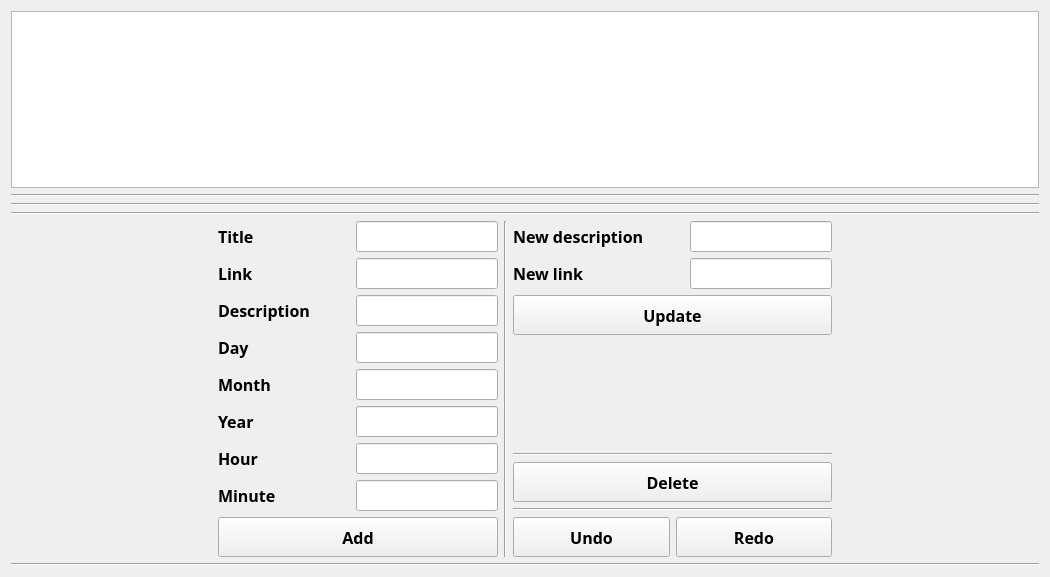
<?xml version="1.0" encoding="UTF-8"?>
<ui version="4.0">
 <class>Admin</class>
 <widget class="QWidget" name="Admin">
  <property name="geometry">
   <rect>
    <x>0</x>
    <y>0</y>
    <width>1050</width>
    <height>577</height>
   </rect>
  </property>
  <property name="sizePolicy">
   <sizepolicy hsizetype="Preferred" vsizetype="Preferred">
    <horstretch>0</horstretch>
    <verstretch>0</verstretch>
   </sizepolicy>
  </property>
  <property name="minimumSize">
   <size>
    <width>1050</width>
    <height>0</height>
   </size>
  </property>
  <property name="windowTitle">
   <string>Admin</string>
  </property>
  <layout class="QVBoxLayout" name="verticalLayout_4">
   <item>
    <widget class="QTableView" name="tableView">
     <property name="minimumSize">
      <size>
       <width>1000</width>
       <height>0</height>
      </size>
     </property>
     <property name="font">
      <font>
       <family>Nunito</family>
       <pointsize>12</pointsize>
      </font>
     </property>
    </widget>
   </item>
   <item>
    <widget class="Line" name="line_6">
     <property name="orientation">
      <enum>Qt::Horizontal</enum>
     </property>
    </widget>
   </item>
   <item>
    <widget class="Line" name="line_5">
     <property name="orientation">
      <enum>Qt::Horizontal</enum>
     </property>
    </widget>
   </item>
   <item>
    <widget class="Line" name="line_4">
     <property name="orientation">
      <enum>Qt::Horizontal</enum>
     </property>
    </widget>
   </item>
   <item>
    <layout class="QHBoxLayout" name="horizontalLayout_12">
     <item>
      <spacer name="horizontalSpacer_2">
       <property name="orientation">
        <enum>Qt::Horizontal</enum>
       </property>
       <property name="sizeHint" stdset="0">
        <size>
         <width>100</width>
         <height>20</height>
        </size>
       </property>
      </spacer>
     </item>
     <item>
      <layout class="QVBoxLayout" name="verticalLayout">
       <item>
        <layout class="QHBoxLayout" name="horizontalLayout">
         <item>
          <widget class="QLabel" name="label">
           <property name="font">
            <font>
             <family>Nunito</family>
             <pointsize>12</pointsize>
             <bold>true</bold>
            </font>
           </property>
           <property name="text">
            <string>Title</string>
           </property>
          </widget>
         </item>
         <item>
          <spacer name="horizontalSpacer_3">
           <property name="orientation">
            <enum>Qt::Horizontal</enum>
           </property>
           <property name="sizeHint" stdset="0">
            <size>
             <width>40</width>
             <height>20</height>
            </size>
           </property>
          </spacer>
         </item>
         <item>
          <widget class="QLineEdit" name="addTitleLineEdit">
           <property name="minimumSize">
            <size>
             <width>0</width>
             <height>0</height>
            </size>
           </property>
           <property name="font">
            <font>
             <family>Nunito</family>
             <pointsize>12</pointsize>
            </font>
           </property>
          </widget>
         </item>
        </layout>
       </item>
       <item>
        <layout class="QHBoxLayout" name="horizontalLayout_3">
         <item>
          <widget class="QLabel" name="label_3">
           <property name="font">
            <font>
             <family>Nunito</family>
             <pointsize>12</pointsize>
             <bold>true</bold>
            </font>
           </property>
           <property name="text">
            <string>Link</string>
           </property>
          </widget>
         </item>
         <item>
          <spacer name="horizontalSpacer_4">
           <property name="orientation">
            <enum>Qt::Horizontal</enum>
           </property>
           <property name="sizeHint" stdset="0">
            <size>
             <width>40</width>
             <height>20</height>
            </size>
           </property>
          </spacer>
         </item>
         <item>
          <widget class="QLineEdit" name="addLinkLineEdit">
           <property name="minimumSize">
            <size>
             <width>0</width>
             <height>0</height>
            </size>
           </property>
           <property name="font">
            <font>
             <family>Nunito</family>
             <pointsize>12</pointsize>
            </font>
           </property>
          </widget>
         </item>
        </layout>
       </item>
       <item>
        <layout class="QHBoxLayout" name="horizontalLayout_2">
         <item>
          <widget class="QLabel" name="label_2">
           <property name="font">
            <font>
             <family>Nunito</family>
             <pointsize>12</pointsize>
             <bold>true</bold>
            </font>
           </property>
           <property name="text">
            <string>Description</string>
           </property>
          </widget>
         </item>
         <item>
          <spacer name="horizontalSpacer_5">
           <property name="orientation">
            <enum>Qt::Horizontal</enum>
           </property>
           <property name="sizeHint" stdset="0">
            <size>
             <width>40</width>
             <height>20</height>
            </size>
           </property>
          </spacer>
         </item>
         <item>
          <widget class="QLineEdit" name="addDescriptionLineEdit">
           <property name="minimumSize">
            <size>
             <width>0</width>
             <height>0</height>
            </size>
           </property>
           <property name="font">
            <font>
             <family>Nunito</family>
             <pointsize>12</pointsize>
            </font>
           </property>
          </widget>
         </item>
        </layout>
       </item>
       <item>
        <layout class="QHBoxLayout" name="horizontalLayout_5">
         <item>
          <widget class="QLabel" name="label_5">
           <property name="font">
            <font>
             <family>Nunito</family>
             <pointsize>12</pointsize>
             <bold>true</bold>
            </font>
           </property>
           <property name="text">
            <string>Day</string>
           </property>
          </widget>
         </item>
         <item>
          <spacer name="horizontalSpacer_6">
           <property name="orientation">
            <enum>Qt::Horizontal</enum>
           </property>
           <property name="sizeHint" stdset="0">
            <size>
             <width>40</width>
             <height>20</height>
            </size>
           </property>
          </spacer>
         </item>
         <item>
          <widget class="QLineEdit" name="addDayLineEdit">
           <property name="minimumSize">
            <size>
             <width>0</width>
             <height>0</height>
            </size>
           </property>
           <property name="font">
            <font>
             <family>Nunito</family>
             <pointsize>12</pointsize>
            </font>
           </property>
           <property name="text">
            <string/>
           </property>
          </widget>
         </item>
        </layout>
       </item>
       <item>
        <layout class="QHBoxLayout" name="horizontalLayout_4">
         <item>
          <widget class="QLabel" name="label_4">
           <property name="font">
            <font>
             <family>Nunito</family>
             <pointsize>12</pointsize>
             <bold>true</bold>
            </font>
           </property>
           <property name="text">
            <string>Month</string>
           </property>
          </widget>
         </item>
         <item>
          <spacer name="horizontalSpacer_7">
           <property name="orientation">
            <enum>Qt::Horizontal</enum>
           </property>
           <property name="sizeHint" stdset="0">
            <size>
             <width>40</width>
             <height>20</height>
            </size>
           </property>
          </spacer>
         </item>
         <item>
          <widget class="QLineEdit" name="addMonthLineEdit">
           <property name="minimumSize">
            <size>
             <width>0</width>
             <height>0</height>
            </size>
           </property>
           <property name="font">
            <font>
             <family>Nunito</family>
             <pointsize>12</pointsize>
            </font>
           </property>
           <property name="text">
            <string/>
           </property>
          </widget>
         </item>
        </layout>
       </item>
       <item>
        <layout class="QHBoxLayout" name="horizontalLayout_6">
         <item>
          <widget class="QLabel" name="label_6">
           <property name="font">
            <font>
             <family>Nunito</family>
             <pointsize>12</pointsize>
             <bold>true</bold>
            </font>
           </property>
           <property name="text">
            <string>Year</string>
           </property>
          </widget>
         </item>
         <item>
          <spacer name="horizontalSpacer_8">
           <property name="orientation">
            <enum>Qt::Horizontal</enum>
           </property>
           <property name="sizeHint" stdset="0">
            <size>
             <width>40</width>
             <height>20</height>
            </size>
           </property>
          </spacer>
         </item>
         <item>
          <widget class="QLineEdit" name="addYearLineEdit">
           <property name="minimumSize">
            <size>
             <width>0</width>
             <height>0</height>
            </size>
           </property>
           <property name="font">
            <font>
             <family>Nunito</family>
             <pointsize>12</pointsize>
            </font>
           </property>
           <property name="text">
            <string/>
           </property>
          </widget>
         </item>
        </layout>
       </item>
       <item>
        <layout class="QHBoxLayout" name="horizontalLayout_8">
         <item>
          <widget class="QLabel" name="label_8">
           <property name="font">
            <font>
             <family>Nunito</family>
             <pointsize>12</pointsize>
             <bold>true</bold>
            </font>
           </property>
           <property name="text">
            <string>Hour</string>
           </property>
          </widget>
         </item>
         <item>
          <spacer name="horizontalSpacer_9">
           <property name="orientation">
            <enum>Qt::Horizontal</enum>
           </property>
           <property name="sizeHint" stdset="0">
            <size>
             <width>40</width>
             <height>20</height>
            </size>
           </property>
          </spacer>
         </item>
         <item>
          <widget class="QLineEdit" name="addHourLineEdit">
           <property name="minimumSize">
            <size>
             <width>0</width>
             <height>0</height>
            </size>
           </property>
           <property name="font">
            <font>
             <family>Nunito</family>
             <pointsize>12</pointsize>
            </font>
           </property>
           <property name="text">
            <string/>
           </property>
          </widget>
         </item>
        </layout>
       </item>
       <item>
        <layout class="QHBoxLayout" name="horizontalLayout_7">
         <item>
          <widget class="QLabel" name="label_7">
           <property name="font">
            <font>
             <family>Nunito</family>
             <pointsize>12</pointsize>
             <bold>true</bold>
            </font>
           </property>
           <property name="text">
            <string>Minute</string>
           </property>
          </widget>
         </item>
         <item>
          <spacer name="horizontalSpacer_10">
           <property name="orientation">
            <enum>Qt::Horizontal</enum>
           </property>
           <property name="sizeHint" stdset="0">
            <size>
             <width>40</width>
             <height>20</height>
            </size>
           </property>
          </spacer>
         </item>
         <item>
          <widget class="QLineEdit" name="addMinuteLineEdit">
           <property name="minimumSize">
            <size>
             <width>0</width>
             <height>0</height>
            </size>
           </property>
           <property name="font">
            <font>
             <family>Nunito</family>
             <pointsize>12</pointsize>
            </font>
           </property>
           <property name="text">
            <string/>
           </property>
          </widget>
         </item>
        </layout>
       </item>
       <item>
        <widget class="QPushButton" name="adminAddButton">
         <property name="minimumSize">
          <size>
           <width>0</width>
           <height>40</height>
          </size>
         </property>
         <property name="font">
          <font>
           <family>Nunito</family>
           <pointsize>12</pointsize>
           <bold>true</bold>
          </font>
         </property>
         <property name="text">
          <string>Add</string>
         </property>
        </widget>
       </item>
      </layout>
     </item>
     <item>
      <widget class="Line" name="line">
       <property name="orientation">
        <enum>Qt::Vertical</enum>
       </property>
      </widget>
     </item>
     <item>
      <layout class="QVBoxLayout" name="verticalLayout_3">
       <item>
        <layout class="QVBoxLayout" name="verticalLayout_2">
         <item>
          <layout class="QHBoxLayout" name="horizontalLayout_9">
           <item>
            <widget class="QLabel" name="label_9">
             <property name="font">
              <font>
               <family>Nunito</family>
               <pointsize>12</pointsize>
               <bold>true</bold>
              </font>
             </property>
             <property name="text">
              <string>New description</string>
             </property>
            </widget>
           </item>
           <item>
            <spacer name="horizontalSpacer_11">
             <property name="orientation">
              <enum>Qt::Horizontal</enum>
             </property>
             <property name="sizeHint" stdset="0">
              <size>
               <width>40</width>
               <height>20</height>
              </size>
             </property>
            </spacer>
           </item>
           <item>
            <widget class="QLineEdit" name="updateDescriptionLineEdit">
             <property name="minimumSize">
              <size>
               <width>0</width>
               <height>0</height>
              </size>
             </property>
             <property name="font">
              <font>
               <family>Nunito</family>
               <pointsize>12</pointsize>
              </font>
             </property>
            </widget>
           </item>
          </layout>
         </item>
         <item>
          <layout class="QHBoxLayout" name="horizontalLayout_10">
           <item>
            <widget class="QLabel" name="label_10">
             <property name="font">
              <font>
               <family>Nunito</family>
               <pointsize>12</pointsize>
               <bold>true</bold>
              </font>
             </property>
             <property name="text">
              <string>New link</string>
             </property>
            </widget>
           </item>
           <item>
            <spacer name="horizontalSpacer_12">
             <property name="orientation">
              <enum>Qt::Horizontal</enum>
             </property>
             <property name="sizeHint" stdset="0">
              <size>
               <width>40</width>
               <height>20</height>
              </size>
             </property>
            </spacer>
           </item>
           <item>
            <widget class="QLineEdit" name="updateLinkLineEdit">
             <property name="minimumSize">
              <size>
               <width>0</width>
               <height>0</height>
              </size>
             </property>
             <property name="font">
              <font>
               <family>Nunito</family>
               <pointsize>12</pointsize>
              </font>
             </property>
            </widget>
           </item>
          </layout>
         </item>
         <item>
          <widget class="QPushButton" name="adminUpdateButton">
           <property name="minimumSize">
            <size>
             <width>0</width>
             <height>40</height>
            </size>
           </property>
           <property name="font">
            <font>
             <family>Nunito</family>
             <pointsize>12</pointsize>
             <bold>true</bold>
            </font>
           </property>
           <property name="text">
            <string>Update</string>
           </property>
          </widget>
         </item>
         <item>
          <spacer name="verticalSpacer">
           <property name="orientation">
            <enum>Qt::Vertical</enum>
           </property>
           <property name="sizeHint" stdset="0">
            <size>
             <width>20</width>
             <height>20</height>
            </size>
           </property>
          </spacer>
         </item>
        </layout>
       </item>
       <item>
        <widget class="Line" name="line_2">
         <property name="orientation">
          <enum>Qt::Horizontal</enum>
         </property>
        </widget>
       </item>
       <item>
        <widget class="QPushButton" name="adminDeleteButton">
         <property name="minimumSize">
          <size>
           <width>0</width>
           <height>40</height>
          </size>
         </property>
         <property name="font">
          <font>
           <family>Nunito</family>
           <pointsize>12</pointsize>
           <bold>true</bold>
          </font>
         </property>
         <property name="text">
          <string>Delete</string>
         </property>
        </widget>
       </item>
       <item>
        <widget class="Line" name="line_3">
         <property name="orientation">
          <enum>Qt::Horizontal</enum>
         </property>
        </widget>
       </item>
       <item>
        <layout class="QHBoxLayout" name="horizontalLayout_11">
         <item>
          <widget class="QPushButton" name="undoPushButton">
           <property name="minimumSize">
            <size>
             <width>0</width>
             <height>40</height>
            </size>
           </property>
           <property name="font">
            <font>
             <family>Nunito</family>
             <pointsize>12</pointsize>
             <bold>true</bold>
            </font>
           </property>
           <property name="text">
            <string>Undo</string>
           </property>
          </widget>
         </item>
         <item>
          <widget class="QPushButton" name="redoPushButton">
           <property name="minimumSize">
            <size>
             <width>0</width>
             <height>40</height>
            </size>
           </property>
           <property name="font">
            <font>
             <family>Nunito</family>
             <pointsize>12</pointsize>
             <bold>true</bold>
            </font>
           </property>
           <property name="text">
            <string>Redo</string>
           </property>
          </widget>
         </item>
        </layout>
       </item>
      </layout>
     </item>
     <item>
      <spacer name="horizontalSpacer">
       <property name="orientation">
        <enum>Qt::Horizontal</enum>
       </property>
       <property name="sizeHint" stdset="0">
        <size>
         <width>100</width>
         <height>20</height>
        </size>
       </property>
      </spacer>
     </item>
    </layout>
   </item>
   <item>
    <widget class="Line" name="line_7">
     <property name="orientation">
      <enum>Qt::Horizontal</enum>
     </property>
    </widget>
   </item>
  </layout>
 </widget>
 <layoutdefault spacing="6" margin="11"/>
 <resources/>
 <connections/>
</ui>
